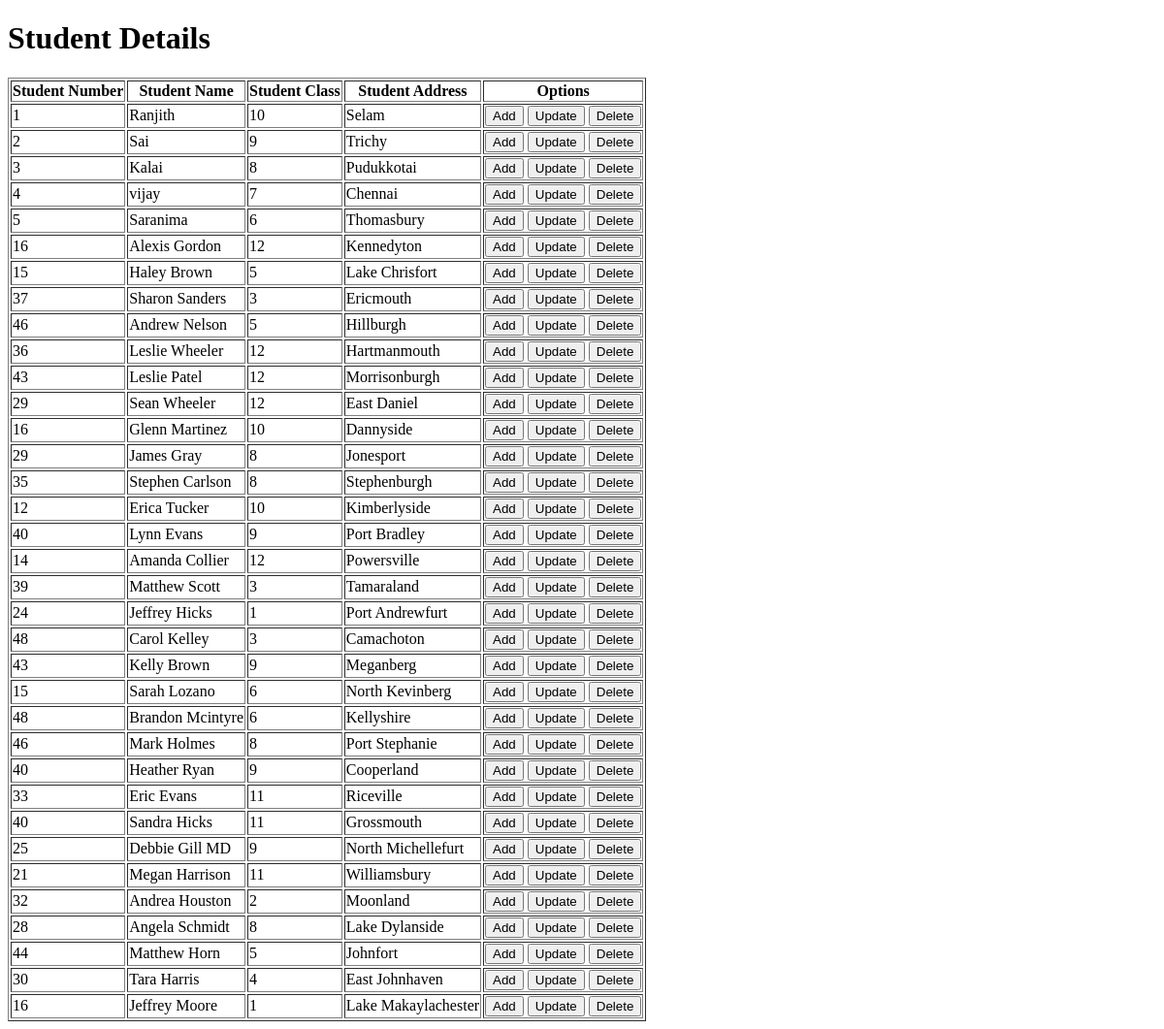
The page /check/ on the database as committed earlier.
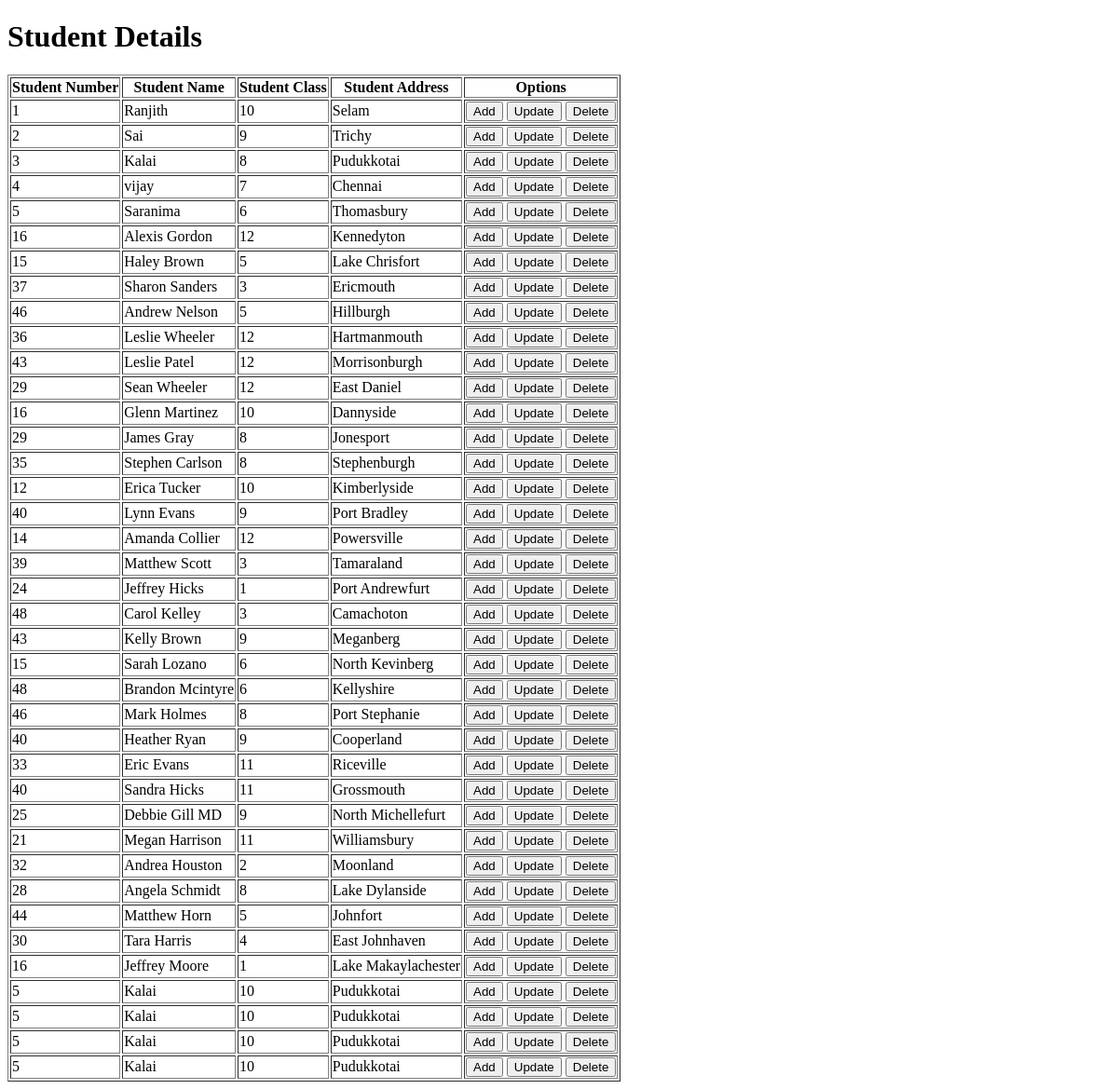
The same page on the database as committed later.
### CRUD_app/models.py (models this page shows)
class Student(models.Model):
    Sno = models.IntegerField()
    Sname = models.CharField(max_length = 30)
    Sclass = models.IntegerField()
    Saddress = models.CharField(max_length = 50)

### CRUD_app/views.py (the view)
# urls.py: path('check/', views.retrive),
def retrive(request):
    student = Student.objects.all()
    return render(request, 'CRUD_app/index.html', {'student': student})

### template/CRUD_app/index.html (shortened to what this page needs)
<!DOCTYPE html>
<html lang="en">
  {% extends 'CRUD_app/base.html' %}
    {% block content %}
    <h1>Student Details</h1>
    <table border="1">
      <thead>
        <th>Student Number</th>
        <th>Student Name</th>
        <th>Student Class</th>
        <th>Student Address</th>
        <th>Options</th>
      </thead>
      <tr>
        {% for st in student %}
        <td>{{st.Sno}}</td>
        <td>{{st.Sname}}</td>
        <td>{{st.Sclass}}</td>
        <td>{{st.Saddress}}</td>
        <td>
          <a href="/create"><button>Add</button></a>
          <a href="/update/{{st.id}}"><button>Update</button></a>
          <a href="/delete/{{st.id}}"><button>Delete</button></a>
        </td>
      </tr>
      {% endfor %}
    </table>
    {% endblock %}

### template/CRUD_app/base.html (shortened to what this page needs)
<!DOCTYPE html>
<html lang="en">
  {% load static %}
  <head>
  </head>
  <body>
    {% block content %} {% endblock %}
  </body>
</html>

Rows that differ between the two databases and show on the page:
added Student: Sno "5", Sname "Kalai", Sclass "10", Saddress "Pudukkotai"
added Student: Sno "5", Sname "Kalai", Sclass "10", Saddress "Pudukkotai"
added Student: Sno "5", Sname "Kalai", Sclass "10", Saddress "Pudukkotai"
added Student: Sno "5", Sname "Kalai", Sclass "10", Saddress "Pudukkotai"
